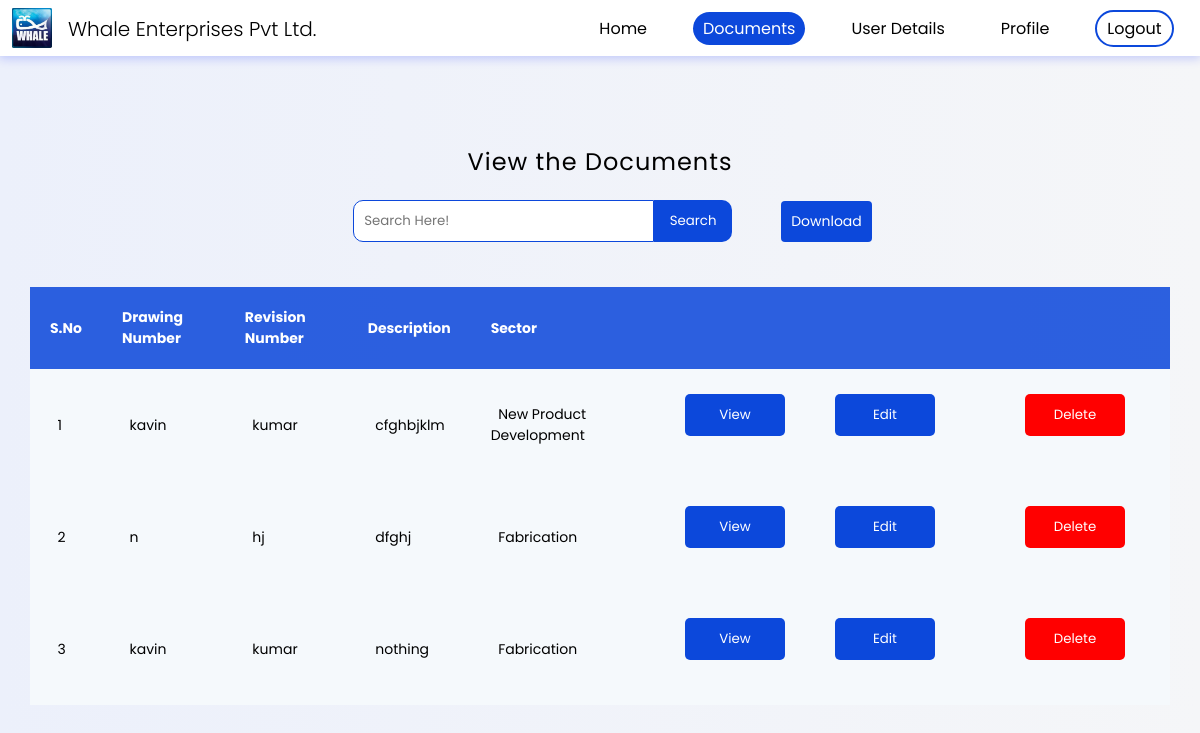
/view-only.php (signed in), run on an earlier commit of the app's database.
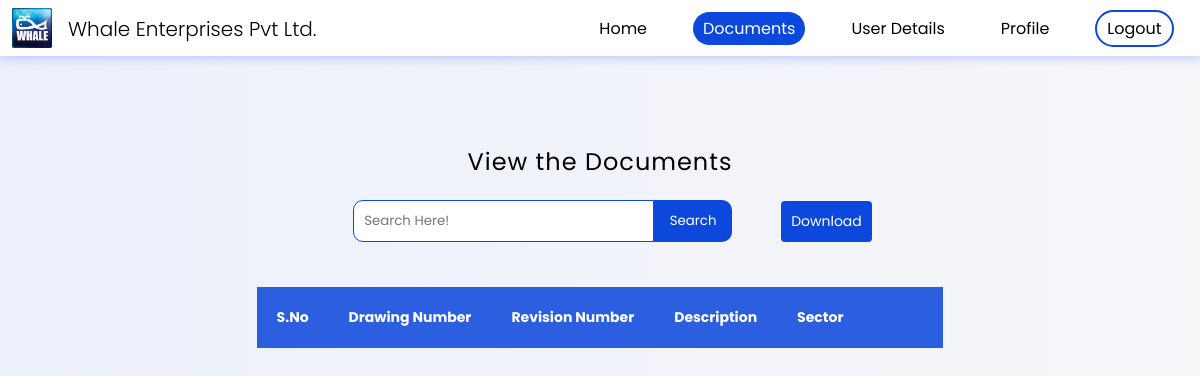
And on a later commit of the database.
### tables this page shows
CREATE TABLE IF NOT EXISTS `software_model` (
  `id` int NOT NULL AUTO_INCREMENT,
  `drawing_number` varchar(45) NOT NULL,
  `revision_number` varchar(45) NOT NULL,
  `description` longtext NOT NULL,
  `file` varbinary(255) NOT NULL,
  `sector` varchar(45) DEFAULT NULL,
  `last_rev_date` datetime DEFAULT CURRENT_TIMESTAMP,
  PRIMARY KEY (`id`),
  UNIQUE KEY `id_UNIQUE` (`id`)
);

### view-only.php (the view, shortened to what the changed rows need)
<?php
include 'config.php';
$username = $_SESSION["username"];
$sql = "SELECT * FROM users Where username IN ('$username')";
$result = mysqli_query($link, $sql);
$row = mysqli_fetch_assoc($result);
$admin = trim($row['designation']);
$s_no = 1;
?>
<!DOCTYPE html>
<html lang="en">
<head>
    <link rel="stylesheet" href="./css/style.css">
    <link rel='stylesheet' href='https://cdnjs.cloudflare.com/ajax/libs/font-awesome/4.6.3/css/font-awesome.min.css'>
</head>
<body>
    <?php if (trim($admin) == 'SuperAdmin' or trim($admin) == 'Admin') { ?>
        <nav>
            <div class="logo">
                <h1>Whale Enterprises Pvt Ltd.</h1>
            </div>
        </nav>
    <?php }
    if (trim($admin) == 'User') { ?>
    <section class="pdflist">
        <h1>View the Documents </h1>
        <?php
        $sector_sql = "SELECT * FROM `sectors` WHERE username = '$username'";
        $sector_result = mysqli_query($link, $sector_sql);
        $multi_sector = array();
        while ($sector_row = mysqli_fetch_assoc($sector_result)) {
            array_push($multi_sector, $sector_row['sector']);
        }
        $length = count($multi_sector);
        ?>
                <?php for ($i = 0; $i < $length; $i++) {
                    $sql = "SELECT * FROM software_model WHERE sector = '$multi_sector[$i]'";
                    $result = mysqli_query($link, $sql);
                    unset($multi_sector[$i]);
                ?>
                <?php }
                } ?>
        ?><section class="container">
            <table>
                <thead class="visible@l">
                    <tr>
                        <th>S.No</th>
                        <th>Drawing Number</th>
                        <th>Revision Number</th>
                        <th>Description</th>
                        <th>Sector</th>
                        <th> </th>
                        <th> </th>
                    </tr>
                </thead>
                <tbody>
                                <?php
                    if (isset($_POST['filter']) == false) {
                        $sector_sql = "SELECT * FROM `sectors` WHERE username = '$username'";
                        $sector_result = mysqli_query($link, $sector_sql);
                        $multi_sector = array();
                        while ($sector_row = mysqli_fetch_assoc($sector_result)) {
                            array_push($multi_sector, $sector_row['sector']);
                        }
                        $length = count($multi_sector);
                        for ($i = 0; $i < $length; $i++) {
                            if ($sector == '') {
                                $sql = "SELECT * FROM software_model WHERE sector='$multi_sector[$i]' ORDER BY id DESC";
                                $result = mysqli_query($link, $sql);
                                unset($multi_sector[$i]);
                            }
                            if (mysqli_num_rows($result) > 0) {
                                while ($row = mysqli_fetch_assoc($result)) { ?>
                                    <tr>
                                        <td><strong class="hidden@l">S.no</strong>&nbsp;
                                            <?php echo $s_no;
                                            $s_no += 1; ?>
                                        </td>
                                        <td><strong class="hidden@l">Drawing Number</strong>&nbsp;
                                            <?php echo $row['drawing_number']; ?>
                                        </td>
                                        <td><strong class="hidden@l">Revision Number</strong>&nbsp;
                                            <?php echo $row['revision_number']; ?>
                                        </td>
                                        <td><strong class="hidden@l">Description</strong>&nbsp;
                                            <?php echo $row['description']; ?>
                                        </td>
                                        <td><strong class="hidden@l">Sector</strong>&nbsp;
                                            <?php echo $row['sector']; ?>
                                        </td>
                                        <td style='display:flex; flex-direction:row;'>
                                            <form action="file-view-only.php" method='POST' class="table-forms">
                                                <button type="submit" class="update_details button" data-modal="modalOne" name="view-pdf">View</button>
                                            </form>
                                            <?php if (trim($admin) == 'SuperAdmin' or trim($admin) == 'Admin') { ?>
                                                <form action="update-pdf-data.php" method='POST' class="table-forms">
                                                    <button type="submit" class="update_details" name="view-pdf">Edit</button>
                                                </form>
                                            <?php } ?>
                                        </td>
                                        <td>
                                            <?php if (trim($admin) == 'SuperAdmin' or trim($admin) == 'Admin') { ?>
                                                <form action="<?php echo htmlspecialchars($_SERVER["PHP_SELF"]); ?>" method='POST' class="table-forms">
                                                    <button type="submit" onclick="return confirm('Are you sure you want to Delete?')" class="update_details red" name="delete-pdf-btn">Delete</button>
                                                </form> <?php } ?>
                                        </td>
                                    </tr>
                    <?php }
                            }
                        }
                    } ?>
                </tbody>
            </table>
        </section>
    </section>
</body>
</html>

What changed in the data, as far as the page shows it:
removed software_model: drawing_number "kavin", revision_number "kumar", description "cfghbjklm", sector "New Product Development"
removed software_model: drawing_number "n", revision_number "hj", description "dfghj", sector "Fabrication"
removed software_model: drawing_number "kavin", revision_number "kumar", description "nothing", sector "Fabrication"
